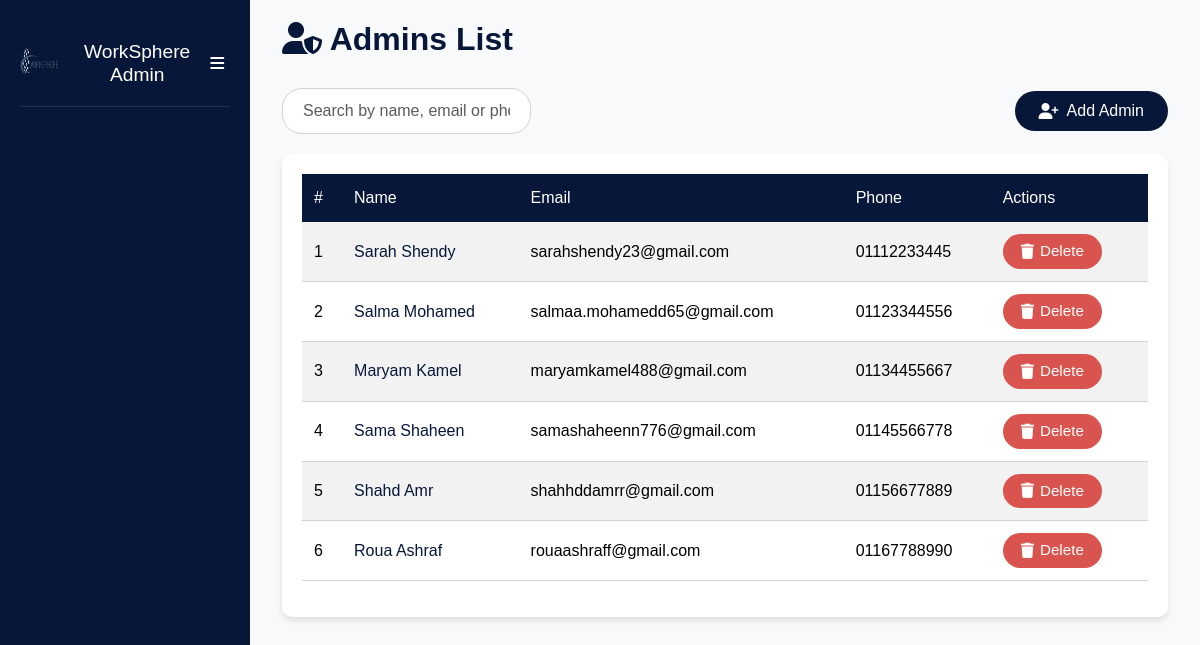
Screenshot of /admin/admins_list.php with the database file from the repository.
### tables this page shows
CREATE TABLE `users` (
  `user_id` int(11) NOT NULL,
  `name` varchar(255) NOT NULL,
  `email` varchar(255) NOT NULL,
  `phone` varchar(15) NOT NULL,
  `password` varchar(255) NOT NULL,
  `age` int(11) DEFAULT NULL,
  `job_title` varchar(255) DEFAULT NULL,
  `image` longtext DEFAULT 'default.png',
  `location` varchar(255) DEFAULT NULL,
  `created_at` timestamp NOT NULL DEFAULT current_timestamp(),
  `role_id` int(11) DEFAULT NULL,
  `last_seen` datetime NOT NULL DEFAULT current_timestamp(),
  `company_name` varchar(255) DEFAULT NULL,
  `contact_info` varchar(255) DEFAULT NULL,
  `company_type` varchar(255) DEFAULT NULL,
  `zone_id` int(11) DEFAULT NULL,
  `portfolio` longtext DEFAULT NULL,
  `action` varchar(255) NOT NULL DEFAULT 'active'
);

### admin/admins_list.php (the view, shortened to what this page needs)
<?php
include "sidebar.php";
if (isset($_POST['search']) && !empty($_POST['text'])) {
    $text = mysqli_real_escape_string($connect, $_POST['text']);
    $select_users = "SELECT `users`.`user_id`, `users`.`name`, `users`.`email`, `users`.`phone`
    FROM `users`
    WHERE `users`.`role_id` = '4' AND (`users`.`name` LIKE '%$text%' OR `users`.`email` LIKE '%$text%' OR `users`.`phone` LIKE '%$text%')";
} else {
    $select_users = "SELECT `users`.`user_id`, `users`.`name`, `users`.`email`, `users`.`phone`
    FROM `users`
    WHERE `users`.`role_id` = '4'";
}
$run_select = mysqli_query($connect, $select_users);
?>
<!DOCTYPE html>
<html lang="en">
<head>
    <link rel="stylesheet" href="https://cdnjs.cloudflare.com/ajax/libs/bootstrap/5.3.3/css/bootstrap.min.css">
    <link rel="stylesheet" href="https://cdnjs.cloudflare.com/ajax/libs/font-awesome/6.4.0/css/all.min.css">
    <link rel="stylesheet" href="https://cdn.jsdelivr.net/npm/sweetalert2@11/dist/sweetalert2.min.css">
</head>
<body>
    <div class="main-content" id="mainContent">
        <div class="container-fluid">
            <h2><i class="fas fa-user-shield"></i> Admins List</h2>
                <div class="controls-container">
                    <div class="search-wrapper">
                        <input type="text" id="searchText" class="form-control" placeholder="Search by name, email or phone...">
                </div>
                <button id="addAdminBtn" class="btn btn-primary" style="border-radius: 20px; padding: 8px 24px; font-weight: 500;"><i class="fas fa-user-plus"></i> Add Admin</button>
            </div>
                <div class="table-container">
                <div class="table-responsive">
                    <table class="table table-striped table-hover">
                        <thead>
                            <tr>
                                <th>#</th>
                                <th>Name</th>
                                <th>Email</th>
                                <th>Phone</th>
                                <th>Actions</th>
                            </tr>
                        </thead>
                        <tbody id="adminsTable">
                            <?php
                            $counter = 1;
                            if (mysqli_num_rows($run_select) > 0) {
                                foreach ($run_select as $row) {
                                    echo '<tr>';
                                    echo '<td>' . $counter++ . '</td>';
                                    echo '<td><a href="../profile.php?user_id=' . htmlspecialchars($row['user_id']) . '">' . htmlspecialchars($row['name']) . '</a></td>';
                                    echo '<td>' . htmlspecialchars($row['email']) . '</td>';
                                    echo '<td>' . htmlspecialchars($row['phone']) . '</td>';
                                    echo '<td>';
                                    echo '<div class="action-buttons">';
                                    echo '<a href="?action=delete&id=' . htmlspecialchars($row['user_id']) . '" class="btn btn-danger btn-sm"><i class="fas fa-trash"></i> Delete</a>';
                                    echo '</div>';
                                    echo '</td>';
                                    echo '</tr>';
                                }
                            } else {
                                echo '<tr><td colspan="5" class="text-center">No admins found</td></tr>';
                            }
                            ?>
                        </tbody>
                    </table>
                </div>
            </div>
        </div>
    </div>
</body>
</html>

### admin/sidebar.php (style rules this page uses)
:root { --primary-color: #071739; --secondary-color: #4B6382; --info-color: #A4B5C4; --light-color: #CDD5DB; --accent-warm: #A68868; --accent-light: #E3C39D; }
body { background-color: #f8f9fa; font-family: 'DM Sans', sans-serif; }
.main-content { margin-left: 250px; padding: 20px; transition: all 0.3s ease; }
.main-content { margin-left: 250px; padding: 20px; }
.table-container { width: 100%; background: #fff; padding: 20px; border-radius: 10px; box-shadow: 0px 4px 6px rgba(0, 0, 0, 0.1); margin-bottom: 20px; }

### admin/admins_list.php (style rules this page uses)
:root { --primary-color: #071739; --secondary-color: #4B6382; --info-color: #A4B5C4; --light-color: #CDD5DB; --accent-warm: #A68868; --accent-light: #E3C39D; }
body { background-color: #f8f9fa; font-family: 'DM Sans', sans-serif; }
.main-content { margin-left: 250px; padding: 20px; transition: all 0.3s ease; }
.table-container { width: 100%; background: #fff; padding: 20px; border-radius: 10px; box-shadow: 0px 4px 6px rgba(0, 0, 0, 0.1); margin-bottom: 20px; }
.table thead th { background-color: var(--primary-color); color: white; font-weight: 500; padding: 12px; border: none; }
.table tbody td { padding: 12px; vertical-align: middle; border-bottom: 1px solid var(--light-color); }
.table a { color: var(--primary-color); text-decoration: none; font-weight: 500; }
.controls-container { display: flex; justify-content: space-between; align-items: center; margin-bottom: 20px; flex-wrap: wrap; gap: 15px; }
h2 { color: var(--primary-color); font-weight: 700; margin-bottom: 30px; }
.action-buttons a.btn { border-radius: 20px !important; padding: 6px 18px !important; font-size: 0.95rem !important; font-weight: 500 !important; margin-right: 6px; transition: all 0.2s; box-shadow: none; display: inline-flex; align-items: center; gap: 6px; }
.action-buttons .btn-danger { background-color: #d9534f !important; color: white !important; border: none !important; }
.search-wrapper input { border-radius: 20px; padding: 10px 20px; border: 1px solid var(--light-color); width: 100%; max-width: 300px; transition: all 0.3s ease; }
#addAdminBtn { border-radius: 20px; padding: 10px 28px; font-weight: 600; background-color: var(--primary-color); color: #fff; border: none; transition: all 0.2s; box-shadow: none; display: inline-flex; align-items: center; gap: 8px; }

### rows the page displays
users: name "Sarah Shendy", email "sarahshendy23@gmail.com", phone "01112233445"
users: name "Salma Mohamed", email "salmaa.mohamedd65@gmail.com", phone "01123344556"
users: name "Maryam Kamel", email "maryamkamel488@gmail.com", phone "01134455667"
users: name "Sama Shaheen", email "samashaheenn776@gmail.com", phone "01145566778"
users: name "Shahd Amr", email "shahhddamrr@gmail.com", phone "01156677889"
users: name "Roua Ashraf", email "rouaashraff@gmail.com", phone "01167788990"
